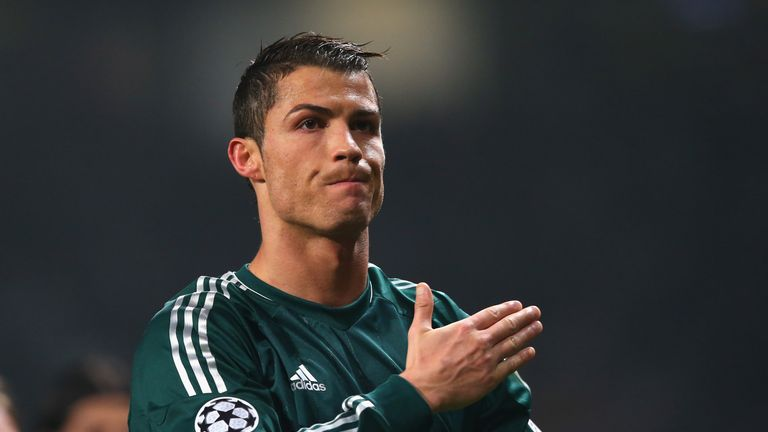
#> input picture test0.jpg, 768 x 432 px
$ python Application.py --image test0.jpg
#> lines starting #> are read from the running program, lines starting #| are printed output that depends on the picture
#> further down, _colorOriginal is the input picture: shape (432, 768, 3); mean B, G, R 54.6, 55.2, 55.4
import cv2
import argparse
import numpy as np
from scipy.interpolate import UnivariateSpline

def dummy(val):
    pass

def renderPreview(img):
    if img.shape[1]*img.shape[0] >= 205000:
        ratio = img.shape[1]/img.shape[0]
#> ratio = 1.78
        height = int(round((185000/ratio)**0.5, 0))
#> height = 323
        width = int(round(height*ratio))
#> width = 574
        return cv2.resize(img, (width,height))
    else:
        return img


# [25 lines left out: function saveOutput, not called in this run]

identityKernel = np.array([[0,0,0],[0,1,0],[0,0,0]])
sharpenKernel = np.array([[0,-1,0],[-1,5,-1],[0,-1,0]])
boxBlur = np.array([[1/9, 1/9, 1/9],[1/9, 1/9, 1/9],[1/9, 1/9, 1/9]])
gaussianKernel1 = cv2.getGaussianKernel(7,0)
gaussianKernel2 = cv2.getGaussianKernel(9,0)
gaussianKernel3 = cv2.getGaussianKernel(11,0)
edgeDetector1 = np.array([[-1, -1, -1],[-1,  8, -1],[-1, -1, -1]])
edgeDetector2 = np.array([[1, 0, -1],[0, 0,  0],[-1,0,  1]])

# [20 lines left out: functions adjustGamma, applyHSV, not called in this run]

def _create_LUT_8UC1(x, y):
        spl = UnivariateSpline(x, y)
        return spl(range(256))

# [72 lines left out: functions warmingFilter, warmingFilter1, creativeFilter, coolingFilter, blueFilter, reduction and 1 more, not called in this run]

def identity(img):
    return img

def enhanceDetails(img):
    return cv2.detailEnhance(img)

def style(img):
    return cv2.stylization(img)

# [26 lines left out: functions adaptiveSketch, cartoon, pencilSketch, not called in this run]

def solidSketchBW(img):
    return cv2.pencilSketch(img, sigma_s=80, sigma_r=0.08, shade_factor=0.05)[0]

# [4 lines left out: function drawSketchBW, not called in this run]

def solidSketch(img):
    return cv2.pencilSketch(img, sigma_s=80, sigma_r=0.08, shade_factor=0.05)[1]

# [4 lines left out: function drawSketch, not called in this run]


kernels = [identityKernel, sharpenKernel, boxBlur, gaussianKernel1,
           gaussianKernel2, gaussianKernel3, edgeDetector1, edgeDetector2]

presets = [identity, enhanceDetails, style, drawSketch, drawSketchBW]

filters = [identity, warmingFilter, warmingFilter1, creativeFilter, coolingFilter,
           blueFilter,reduction, grayFilter, adaptiveSketch, pencilSketch, solidSketchBW,
           solidSketch, cartoon]

ap = argparse.ArgumentParser()
ap.add_argument("-i", "--image", required=True,
	help="path to input image")
args = vars(ap.parse_args())
fileName = args["image"]
_colorOriginal = cv2.imread(fileName)
colorOriginal = renderPreview(_colorOriginal.copy())
grayOriginal = cv2.cvtColor(colorOriginal, cv2.COLOR_BGR2GRAY)
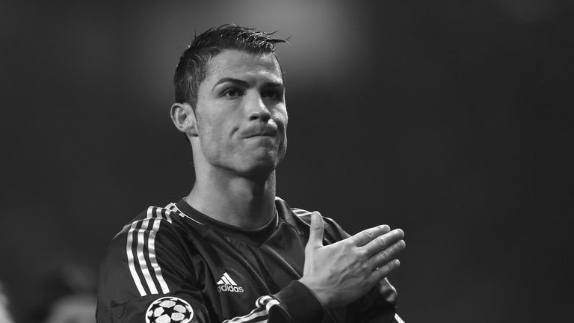
#> grayOriginal: shape (323, 574); min 8, max 254, mean 55.2
hsvOriginal = cv2.cvtColor(colorOriginal, cv2.COLOR_BGR2HSV)
#> hsvOriginal: shape (323, 574, 3); mean H, S, V 84.3, 68, 64.5
colorModified = colorOriginal.copy()
grayModified = grayOriginal.copy()
hsvModified = hsvOriginal.copy()
colorFilter = colorOriginal.copy()
hsvFilter = hsvOriginal.copy()

cv2.namedWindow('App', flags=4)
cv2.createTrackbar('Contrast', 'App', 25, 100, dummy)
cv2.createTrackbar('Brightness', 'App', 75, 150, dummy)
cv2.createTrackbar('Gamma', 'App', 20, 100, dummy)
cv2.createTrackbar('Kernels', 'App', 0, len(kernels)-1, dummy)
cv2.createTrackbar('Presets', 'App', 0, len(presets)-1, dummy)
cv2.createTrackbar('Filters', 'App', 0, len(filters)-1, dummy)
cv2.createTrackbar('Hue', 'App', 300, 600, dummy)
cv2.createTrackbar('Saturation', 'App', 300, 600, dummy)
cv2.createTrackbar('Value', 'App', 300, 600, dummy)
cv2.createTrackbar('Color', 'App', 0, 2, dummy)
cv2.createTrackbar('Color_Map', 'App', 0, 20, dummy)

count = 0
p_preset = 1
p_filter = 1
_applyFilter = True
while 1:
    colorScale = cv2.getTrackbarPos('Color', 'App')
    if colorScale == 0:
        cv2.imshow('image', colorModified)
    elif colorScale == 1:
        cv2.imshow('image', grayModified)
    else:
        cv2.imshow('image', hsvModified)

    k = cv2.waitKey(1) & 0xFF
#> (key q is pressed here)
    if k == ord('q'):
        break
    elif k == ord('o'):
        cv2.imshow('Original', colorOriginal)
    elif k == ord('s'):
        count+=1
        if colorScale == 0:
            try:
                saveOutput(img=_colorOriginal, count=count, applyFilter=_applyFilter, applyPreset= not _applyFilter, adjustHSV=True)
            except:
                print('Éxception')
                cv2.imwrite(f'output/output{count}_{fileName}', colorModified)
        elif colorScale == 1:
            try:
                temp = cv2.cvtColor(_colorOriginal, cv2.COLOR_BGR2GRAY)
                saveOutput(img=temp, count=count, applyFilter=False, applyPreset=False)
            except:
                print('Éxception')
                cv2.imwrite(f'output/output{count}_{fileName}', grayModified)
        else:
            try:
                temp = cv2.cvtColor(_colorOriginal, cv2.COLOR_BGR2HSV)
                saveOutput(img=temp, count=count, applyFilter=_applyFilter, applyPreset= not _applyFilter)
            except:
                print('Éxception')
                cv2.imwrite(f'output/output{count}_{fileName}', colorModified)

    kernel = cv2.getTrackbarPos('Kernels', 'App')
    contrast = cv2.getTrackbarPos('Contrast', 'App')
    brightness = cv2.getTrackbarPos('Brightness', 'App')
    gamma = cv2.getTrackbarPos('Gamma', 'App')
    preset = cv2.getTrackbarPos('Presets', 'App')
    _filter = cv2.getTrackbarPos('Filters', 'App')
    hue = cv2.getTrackbarPos('Hue', 'App')
    sat = cv2.getTrackbarPos('Saturation', 'App')
    val = cv2.getTrackbarPos('Value', 'App')
    _map = cv2.getTrackbarPos('Color_Map', 'App')

    if not p_preset == preset:
        colorFilter = presets[preset](colorOriginal)
        hsvFiltter = presets[preset](hsvOriginal)
        _applyFilter = False

    if not p_filter == _filter:
        colorFilter = filters[_filter](colorOriginal)
        hsvFiltter = filters[_filter](hsvOriginal)
        _applyFilter = True

    colorModified = cv2.filter2D(colorFilter, -1, kernels[kernel])
    grayModified = cv2.filter2D(grayOriginal, -1, kernels[kernel])
    hsvModified = cv2.filter2D(hsvFiltter, -1, kernels[kernel])
    colorModified = applyHSV(colorModified, hue, sat, val)
    if gamma:
        colorModified = adjustGamma(colorModified, gamma=gamma*0.05)
        grayModified = adjustGamma(grayModified, gamma=gamma*0.05)
        hsvModified = adjustGamma(hsvModified, gamma=gamma*0.05)
    if _map:
        colorModified = cv2.applyColorMap(colorModified, _map-1)
        grayModified = cv2.applyColorMap(grayModified, _map-1)
        hsvModified = cv2.applyColorMap(hsvModified, _map-1)
    colorModified = cv2.convertScaleAbs(colorModified, alpha=contrast*0.04, beta=brightness-75)
    grayModified = cv2.convertScaleAbs(grayModified, alpha=contrast*0.04, beta=brightness-75)
    hsvModified = cv2.convertScaleAbs(hsvModified, alpha=contrast*0.04, beta=brightness-75)
    p_filter = _filter
    p_preset = preset
cv2.destroyAllWindows()
